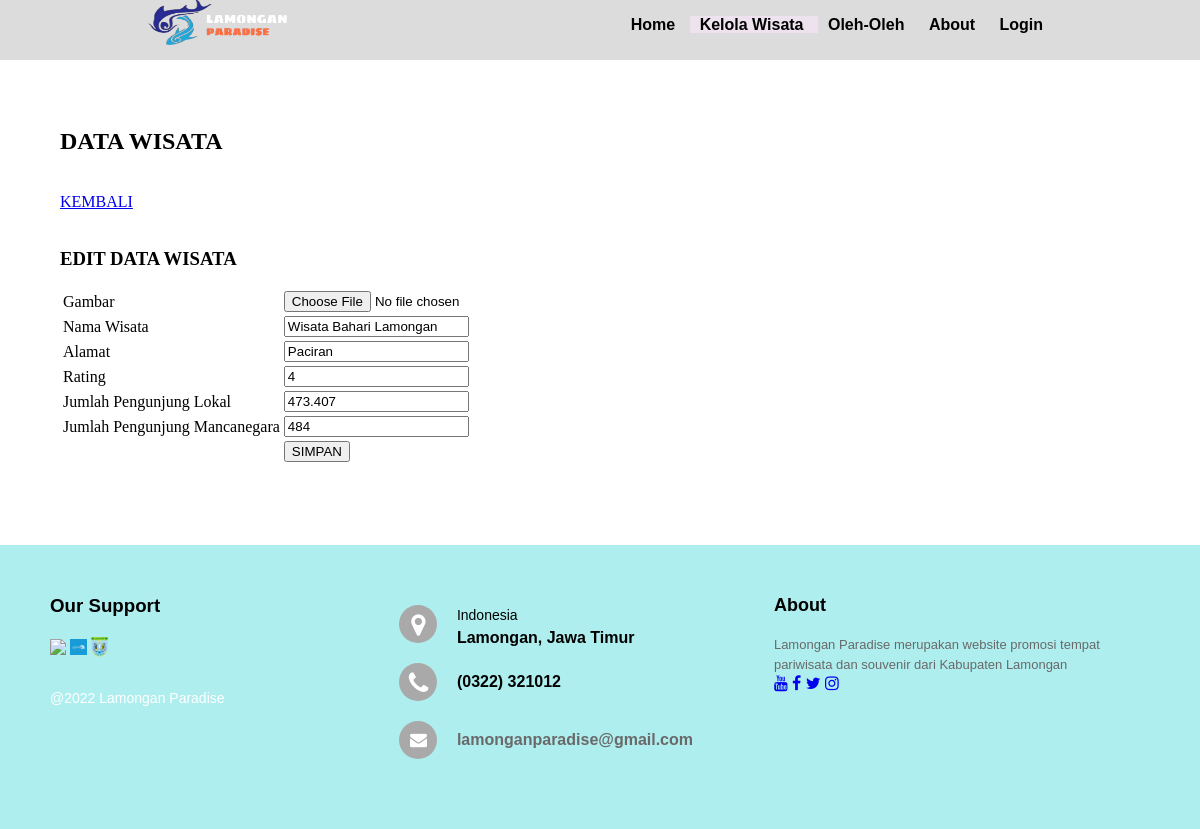
Screenshot of /uas/ubahwisata.php?id=1 with the database file from the repository.
### tables this page shows
CREATE TABLE `tb_wisata` (
  `id` int(11) NOT NULL,
  `gambar` varchar(64) NOT NULL,
  `nama_wisata` varchar(100) NOT NULL,
  `alamat` varchar(100) DEFAULT NULL,
  `rating` int(10) DEFAULT NULL,
  `jml_lokal` double NOT NULL,
  `jml_manca` double NOT NULL
);

### uas/ubahwisata.php (the view, shortened to what this page needs)
<!DOCTYPE html>
<html>
<head>
	<link rel="stylesheet" type="text/css" href="b.css">
	<link rel="stylesheet" href="https://stackpath.bootstrapcdn.com/font-awesome/4.7.0/css/font-awesome.min.css">
</head>
<body>
	<nav>
		<div class="">
			<img src="image/logoo.png" width="140" height="45">
		</div>
		<ul>
			<li><a href="a1.php"> Home </a></li>
			<li class="active"><a href=""> Kelola Wisata </a>
			</li>
			<li><a href="oleh2.php"> Oleh-Oleh </a></li>
			<li><a href="about2.php"> About </a></li>
			<li><a href="login.php"> Login </a></li>
		</ul>
	</nav>
	<br><br><br><br><br><br>
<div class="small-container">
<h2>DATA WISATA</h2>
	<br/>
	<a href="wisataa.php">KEMBALI</a>
	<br/>
	<br/>
	<h3>EDIT DATA WISATA</h3>
	<?php
	include 'koneksi.php';
	$id = $_GET['id'];
	$data = mysqli_query($conn,"SELECT * FROM tb_wisata WHERE id='$id'");
	while($d = mysqli_fetch_array($data)){
		?>
		<form method="post" action="update.php">
			<table>
				<tr>
					<td>Gambar</td>
					<td>
						<input type="file" name="gambar" value="<?php echo $d['gambar']; ?>">
					</td>
				</tr>
				<tr>
					<td>Nama Wisata</td>
					<td><input type="text" name="nama_wisata" value="<?php echo $d['nama_wisata']; ?>"></td>
				</tr>
				<tr>
					<td>Alamat</td>
					<td><input type="text" name="alamat" value="<?php echo $d['alamat']; ?>"></td>
				</tr>
				<tr>
					<td>Rating</td>
					<td><input type="text" name="rating" value="<?php echo $d['rating']; ?>"></td>
				</tr>
				<tr>
					<td>Jumlah Pengunjung Lokal</td>
					<td><input type="text" name="jml_lokal" value="<?php echo $d['jml_lokal']; ?>"></td>
				</tr>
				<tr>
					<td>Jumlah Pengunjung Mancanegara</td>
					<td><input type="text" name="jml_manca" value="<?php echo $d['jml_manca']; ?>"></td>
				</tr>
				<tr>
					<td></td>
					<td><input type="submit" value="SIMPAN"></td>
				</tr>
			</table>
		</form></div>
	<?php } ?>
    <footer class="footer">
		<div class="footer-left">
			<h3> Our Support </h3>
			<div class="our-support">
				<img src="image/lmg1.png">
				<img src="image/lmg2.png">
				<img src="image/lmg3.png">
			</div>
			<p class="footer-copyright"> @2022 Lamongan Paradise </p>
		</div>
		<div class="footer-center">
			<div>
				<i class="fa fa-map-marker"></i>
				<p><span>Indonesia</span> Lamongan, Jawa Timur </p>
			</div>
			<div>
				<i class="fa fa-phone"></i>
				<p>(0322) 321012</p>
			</div>
			<div>
				<i class="fa fa-envelope"></i>
				<p><a href="#">lamonganparadise@gmail.com</a></p>
			</div>
		</div>
		<div class="footer-right">
			<p class="footer-about">
				<span>About</span>
				Lamongan Paradise merupakan website promosi tempat pariwisata dan souvenir dari Kabupaten Lamongan
			</p>
			<div>
				<a href="#"><i class="fa fa-youtube"></i></a>
				<a href="#"><i class="fa fa-facebook"></i></a>
				<a href="#"><i class="fa fa-twitter"></i></a>
				<a href="#"><i class="fa fa-instagram"></i></a>
			</div>
		</div>
	</footer>
</body>
</html>

### uas/b.css (style rules this page uses)
html, body { margin: 0; padding: 0; height: 100%; }
nav { overflow: hidden; width: 100%; background: #dcdcdc; position: fixed; top: 0; height: 60px; display: flex; justify-content: space-around; }
nav li { display: inline; }
nav a { text-decoration: none; color: #000000; font-family: sans-serif; padding: 0px 10px; font-weight: bold; transition: 0.15s; }
.active { background-color: #EEE2EE; color: #BB8EBB; }
.small-container { max-width: 1080px; margin: auto; padding-left: 25px; padding-right: 25px; }
footer { position: fixed; bottom: 0; }
.footer { background-color: #afeeee; box-sizing: border-box; width: 100%; text-align: left; text-align: left; font: bold 16px sans-serif; padding: 50px 50px 60px 50px; margin-top: 80px; }
.footer .footer-left, .footer .footer-center, .footer .footer-right { display: inline-block; vertical-align: top; }
.footer .footer-left { width: 30%; }
.footer h3 { color: #000000; margin: 0; padding-bottom: 20px; font-family: sans-serif; }
.footer .footer-left img { width: 5%; vertical-align: middle; }
.footer .footer-left .our-support { width: 100%; }
.footer .footer-copyright { color: #ffffff; font-size: 14px; font-weight: normal; margin: 0; padding-top: 10%; }
.footer .footer-center { width: 35%; }
.footer .footer-center i { background-color: #a9a9a9; color: #ffffff; font-size: 25px; width: 38px; height: 38px; border-radius: 50%; text-align: center; line-height: 42px; margin: 10px 15px; vertical-align: middle; }
.footer .footer-center i.fa-envelope { font-size: 17px; line-height: 38px; }
.footer .footer-center p { display: inline-block; color: #000000; vertical-align: middle; margin: 0px; }
.footer .footer-center p span { display: block; font-weight: normal; font-size: 14px; line-height: 2; }
.footer .footer-center p a { color: #696969; text-decoration: none; }
.footer .footer-right { width: 30%; }
.footer .footer-about { line-height: 20px; color: #696969; font-size: 13px; font-weight: normal; margin: 0px; }
.footer .footer-about span { display: block; color: #000000; font-size: 18px; font-weight: bold; margin-bottom: 20px; }

### rows the page displays
tb_wisata: nama_wisata "Wisata Bahari Lamongan", alamat "Paciran", rating "4", jml_lokal "473.407", jml_manca "484"
